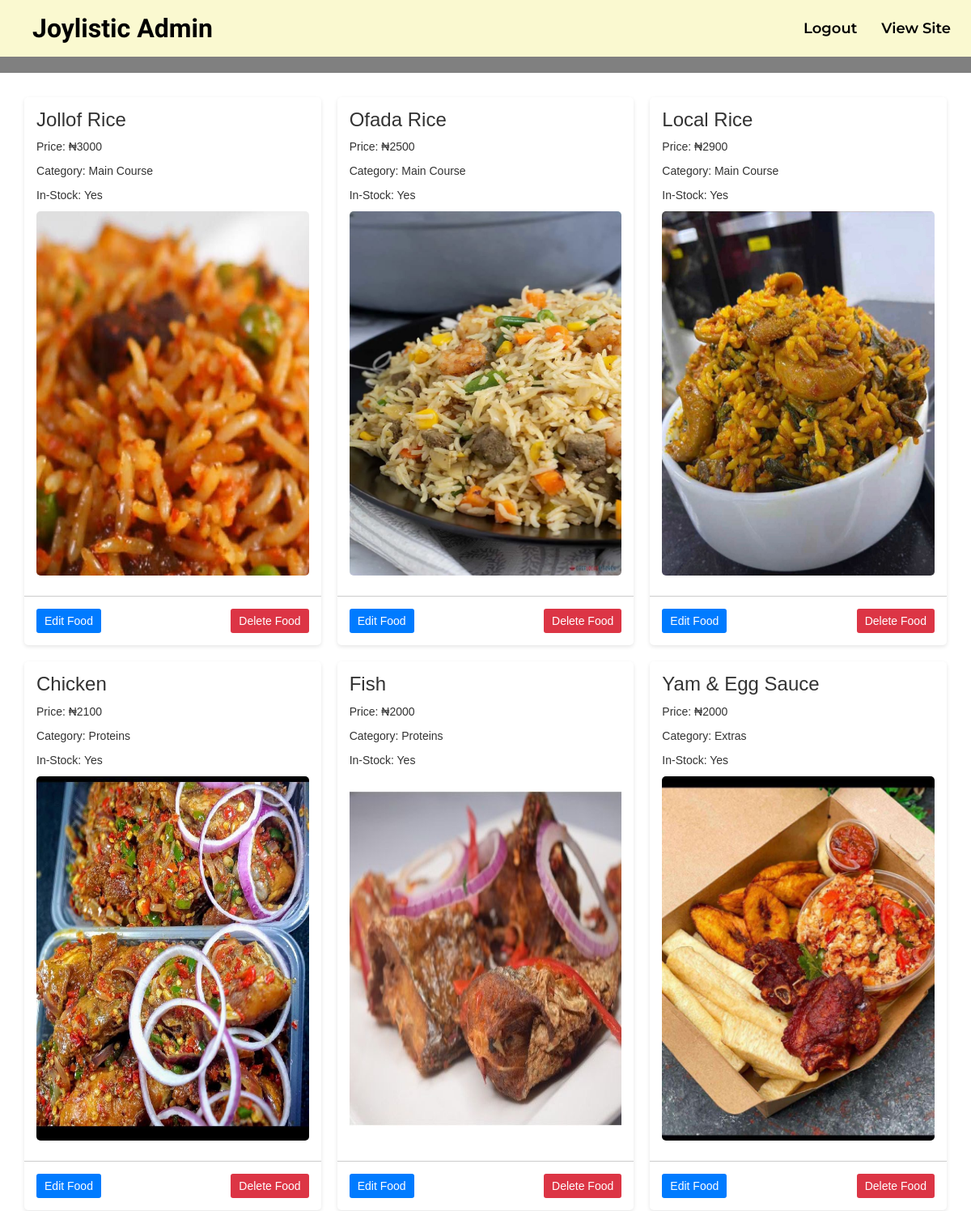
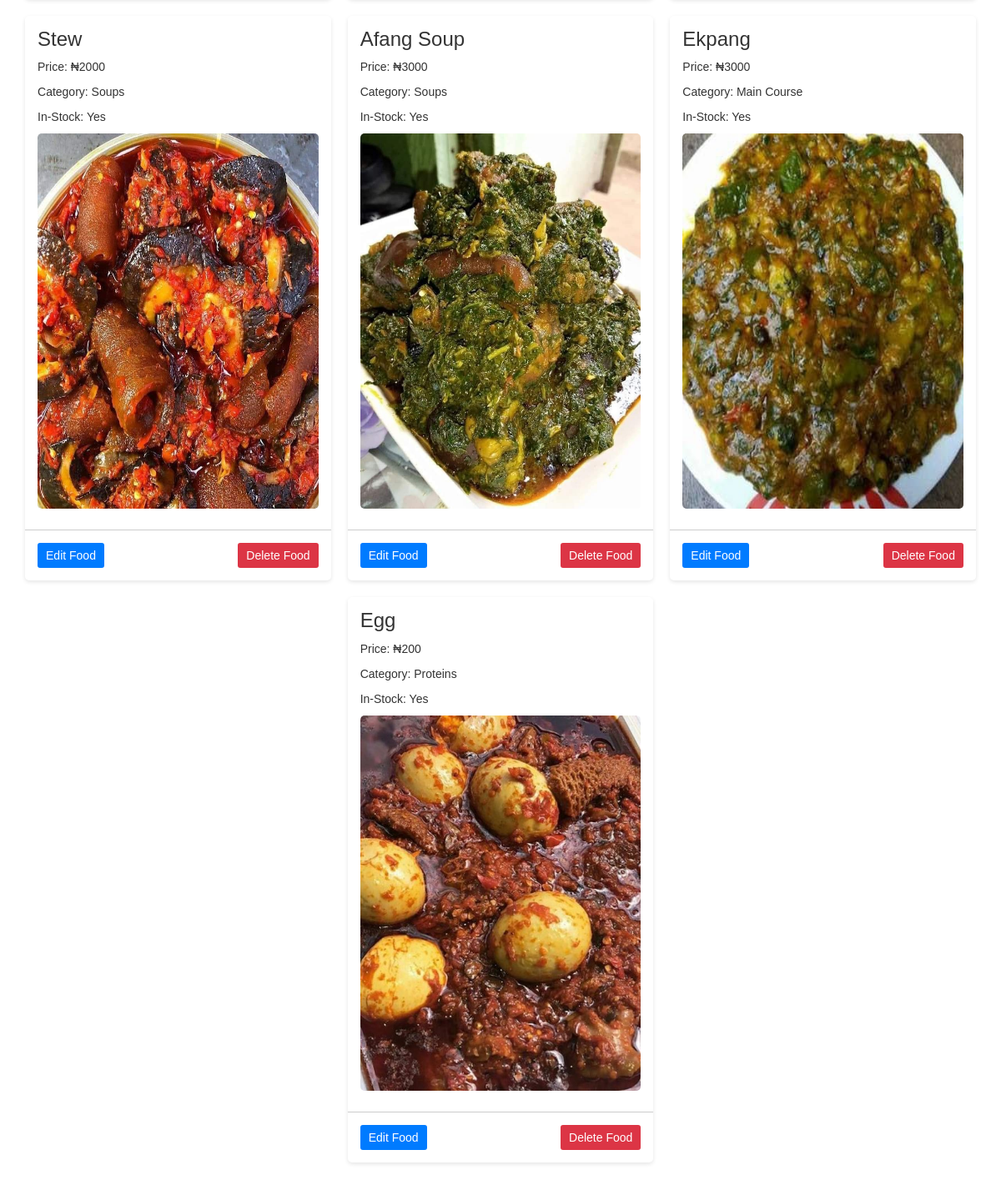
/view, run on the app's committed database (2 pictures, top to bottom).
### server.py (models this page shows)
class Food(db.Model):
    __tablename__ = 'food'
    id = db.Column(db.Integer, primary_key=True)
    category = db.Column(db.String(30), nullable=False, unique=False)
    food_name = db.Column(db.String(30), nullable=False, unique=False)
    price = db.Column(db.Integer, nullable=False, unique=False)
    in_stock = db.Column(db.Boolean, default=True, nullable=False)
    times_ordered = db.Column(db.Integer, nullable=True, unique=False)
    image = db.Column(db.String(1000), nullable=False)

### server.py (the view)
@app.route('/view')
def view_meals():
    meals = Food.query.all()
    return render_template('view_foods.html', meals=meals)

### templates/view_foods.html (shortened to what this page needs)
<!DOCTYPE html>
<html lang="en">
<head>
<link href="/static/assets/css/bootstrap.css" rel="stylesheet" />
</head>
<body>
    {% include '__admin_nav.html' %}
    <div class="food-container">
        {% for meal in meals %}
        <div class="food-card">
            <div class="food-info">
                <h3>{{meal.food_name}}</h3>
                <p>Price: ₦{{meal.price}}</p>
                <p>Category: {{meal.category}}</p>
                <p>In-Stock: {% if meal.in_stock == True %} Yes {% elif meal.in_stock == False %} No {% endif %}</p>
                <img src="/static/food_images/{{meal.image}}" alt="Food Image 1">
            </div>
            <div class="food-actions">
                <button><a href="{{url_for('edit_meal', ll=meal.id)}}">Edit Food</a></button>
                <button><a href="{{url_for('delete_meal', ll=meal.id)}}">Delete Food</a></button>
            </div>
        </div>
        {% endfor %}
    </div>
</body>
</html>

### templates/__admin_nav.html
<nav style="background-color: #FAF9D0;">
    <div class="container-fluid">
        <div class="navbar-header">
            <a class="navbar-brand" href="{{url_for('admin')}}">Joylistic Admin</a>
        </div>
        <ul class="nav navbar-nav navbar-right">
            <li><a href="#">Logout</a></li>
            <li><a href="{{url_for('home')}}">View Site</a></li>
        </ul>
    </div>
</nav>
<nav style="background-color:gray; border-width:5px;"></nav>

### templates/view_foods.html (style rules this page uses)
body { font-family: Arial, sans-serif; margin: 0; padding: 0; }
.food-container { display: flex; flex-wrap: wrap; justify-content: space-around; padding: 20px; }
.food-card { width: calc(33.33% - 20px); margin: 10px; background-color: #fff; border-radius: 5px; box-shadow: 0 2px 5px rgba(0, 0, 0, 0.1); overflow: hidden; }
.food-info { padding: 15px; }
.food-info h3 { margin-top: 0; }
.food-info img { width: 100%; height: 450px; border-radius: 5px; margin-bottom: 10px; }
.food-actions { display: flex; justify-content: space-between; padding: 15px; border-top: 1px solid #ccc; }
.food-actions button { padding: 5px 10px; background-color: #007bff; color: #fff; border: none; border-radius: 3px; cursor: pointer; }
.food-actions button:last-child { background-color: #dc3545; }
a { text-decoration: none; color: white; }
nav { background-color: aliceblue; padding: 10px; }
nav > .container-fluid > .navbar-header > a { color: black; font-family: "Kaushan Script", cursive; font-weight: 700; font-style: normal; font-size: xx-large; }
nav > .container-fluid > ul > li > a { color: black; font-family: "Montserrat", sans-serif; font-weight: 600; font-style: normal; font-size: large; }

### data on the page
Food: food_name "Jollof Rice", price "3000", category "Main Course", in_stock "Yes", image (picture)
Food: food_name "Ofada Rice", price "2500", category "Main Course", in_stock "Yes", image (picture)
Food: food_name "Local Rice", price "2900", category "Main Course", in_stock "Yes", image (picture)
Food: food_name "Chicken", price "2100", category "Proteins", in_stock "Yes", image (picture)
Food: food_name "Fish", price "2000", category "Proteins", in_stock "Yes", image (picture)
Food: food_name "Yam & Egg Sauce", price "2000", category "Extras", in_stock "Yes", image (picture)
Food: food_name "Stew", price "2000", category "Soups", in_stock "Yes", image (picture)
Food: food_name "Afang Soup", price "3000", category "Soups", in_stock "Yes", image (picture)
Food: food_name "Ekpang", price "3000", category "Main Course", in_stock "Yes", image (picture)
Food: food_name "Egg", price "200", category "Proteins", in_stock "Yes", image (picture)
